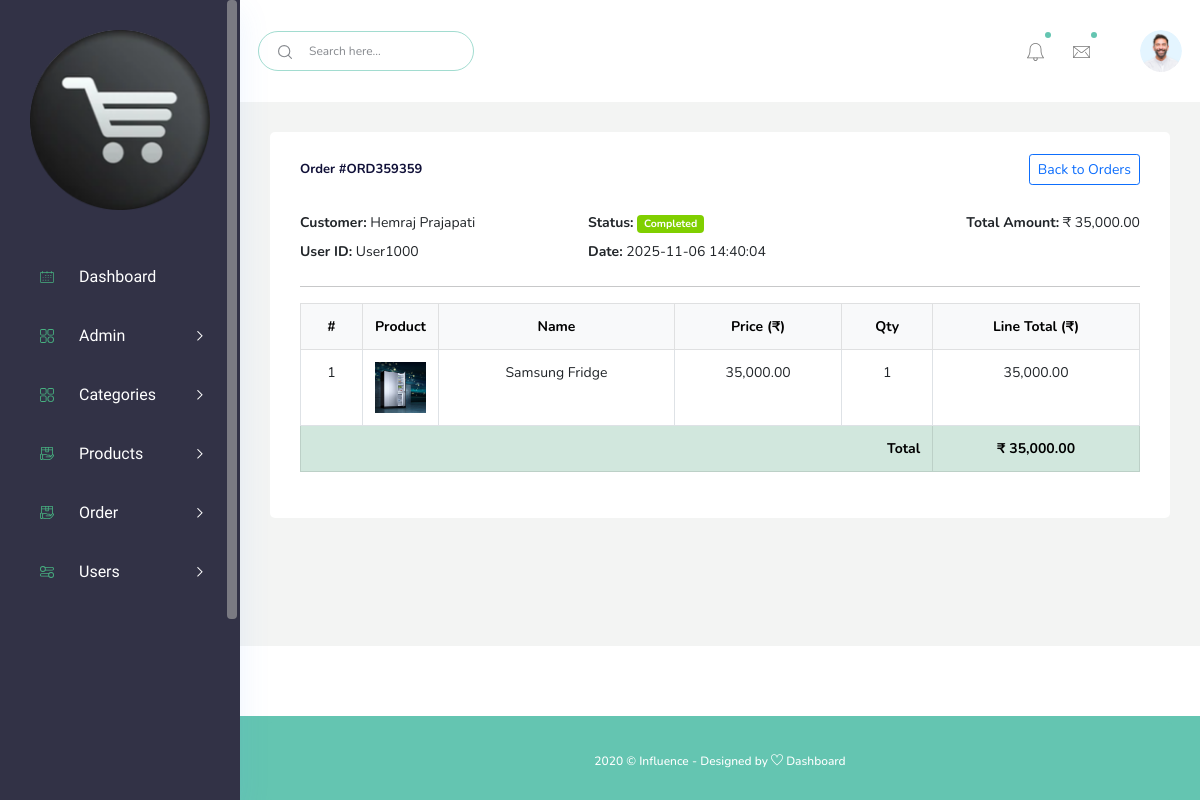
/admin/view_order.php?id=ORD359359 (signed in), run on the app's committed database.
### tables this page shows
CREATE TABLE `ec_orders` (
  `id` int(11) NOT NULL,
  `order_id` varchar(30) NOT NULL,
  `user_id` varchar(20) NOT NULL,
  `customer_name` varchar(255) DEFAULT NULL,
  `total_amount` decimal(10,2) DEFAULT 0.00,
  `status` tinyint(1) DEFAULT 0,
  `created_at` timestamp NOT NULL DEFAULT current_timestamp()
);

CREATE TABLE `ec_order_items` (
  `id` int(11) NOT NULL,
  `order_id` varchar(30) NOT NULL,
  `pro_id` int(11) NOT NULL,
  `quantity` int(11) NOT NULL DEFAULT 1,
  `price` decimal(10,2) NOT NULL,
  `line_total` decimal(10,2) NOT NULL
);

CREATE TABLE `ec_products` (
  `id` int(11) NOT NULL,
  `pro_id` int(10) DEFAULT NULL,
  `pro_name` varchar(255) DEFAULT NULL,
  `pro_cate` int(10) DEFAULT NULL,
  `pro_sub_cate` int(10) DEFAULT NULL,
  `pro_desc` longblob DEFAULT NULL,
  `stock` int(10) DEFAULT NULL,
  `mrp` decimal(10,2) DEFAULT NULL,
  `selling_price` decimal(10,2) DEFAULT NULL,
  `pro_image` varchar(255) DEFAULT NULL,
  `meta_title` text DEFAULT NULL,
  `meta_desc` text DEFAULT NULL,
  `meta_key` text DEFAULT NULL,
  `status` int(11) DEFAULT NULL,
  `slug_url` text DEFAULT NULL,
  `added_on` varchar(30) DEFAULT NULL
);

### admin/view_order.php (the view, shortened to what this page needs)
<?php
include("include/header.php");
$order_id = isset($_GET['id']) ? mysqli_real_escape_string($connect, $_GET['id']) : '';
$ord_q = mysqli_query($connect, "SELECT * FROM ec_orders WHERE order_id='".$order_id."' LIMIT 1");
$order = $ord_q ? mysqli_fetch_assoc($ord_q) : null;
$items_q = mysqli_query($connect, "SELECT i.*, p.pro_name, p.pro_image FROM ec_order_items i LEFT JOIN ec_products p ON p.pro_id = i.pro_id WHERE i.order_id='".$order_id."'");
?>
<div class="main_content_iner">
  <div class="container-fluid p-0 sm_padding_15px">
    <div class="row justify-content-center">
      <div class="col-lg-12">
        <div class="white_card mb_30">
          <div class="white_card_header">
            <div class="box_header m-0 d-flex justify-content-between align-items-center">
              <div class="main-title"><h3 class="m-0">Order #<?php echo htmlspecialchars($order_id); ?></h3></div>
              <a href="orders.php" class="btn btn-sm btn-outline-primary">Back to Orders</a>
            </div>
          </div>
          <div class="white_card_body">
            <div class="row">
              <div class="col-md-4">
                <div class="mb-2"><strong>Customer:</strong> <?php echo htmlspecialchars($order['customer_name'] ?? ''); ?></div>
                <div class="mb-2"><strong>User ID:</strong> <?php echo htmlspecialchars($order['user_id'] ?? ''); ?></div>
              </div>
              <div class="col-md-4">
                <div class="mb-2"><strong>Status:</strong> <?php echo ((int)$order['status']===1?'<span class="badge bg-success">Completed</span>':((int)$order['status']===0?'<span class="badge bg-warning">Pending</span>':'<span class="badge bg-danger">Cancelled</span>')); ?></div>
                <div class="mb-2"><strong>Date:</strong> <?php echo htmlspecialchars($order['created_at']); ?></div>
              </div>
              <div class="col-md-4 text-md-end">
                <div class="mb-2"><strong>Total Amount:</strong> ₹ <?php echo number_format((float)$order['total_amount'],2); ?></div>
              </div>
            </div>
            <hr>
            <div class="table-responsive">
              <table class="table table-bordered align-middle text-center">
                <thead class="table-light">
                  <tr>
                    <th>#</th>
                    <th>Product</th>
                    <th>Name</th>
                    <th>Price (₹)</th>
                    <th>Qty</th>
                    <th>Line Total (₹)</th>
                  </tr>
                </thead>
                <tbody>
                  <?php
                  $s=1; $calc_total=0;
                  while($it = mysqli_fetch_assoc($items_q)):
                    $calc_total += (float)$it['line_total'];
                  ?>
                  <tr>
                    <td><?php echo $s++; ?></td>
                    <td style="width:70px"><img src="../uploads/<?php echo htmlspecialchars($it['pro_image'] ?? ''); ?>" alt="" style="width:60px" class="img-fluid"></td>
                    <td><?php echo htmlspecialchars($it['pro_name'] ?? (string)$it['pro_id']); ?></td>
                    <td><?php echo number_format((float)$it['price'], 2); ?></td>
                    <td><?php echo (int)$it['quantity']; ?></td>
                    <td><?php echo number_format((float)$it['line_total'], 2); ?></td>
                  </tr>
                  <?php endwhile; ?>
                </tbody>
                <tfoot>
                  <tr class="table-success">
                    <td colspan="5" class="text-end fw-bold">Total</td>
                    <td class="fw-bold">₹ <?php echo number_format($calc_total,2); ?></td>
                  </tr>
                </tfoot>
              </table>
            </div>
          </div>
        </div>
      </div>
    </div>
  </div>
</div>
<?php include("include/footer.php"); ?>

### data on the page
ec_orders: customer_name "Hemraj Prajapati", user "User1000", created_at "2025-11-06 14:40:04", total_amount "35,000.00"
ec_order_items: ec_products.pro_image (picture), ec_products.pro_name "Samsung Fridge", price "35,000.00", quantity "1", line_total "35,000.00"

### other printed values
$order_id "ORD359359"
$calc_total "35,000.00"
